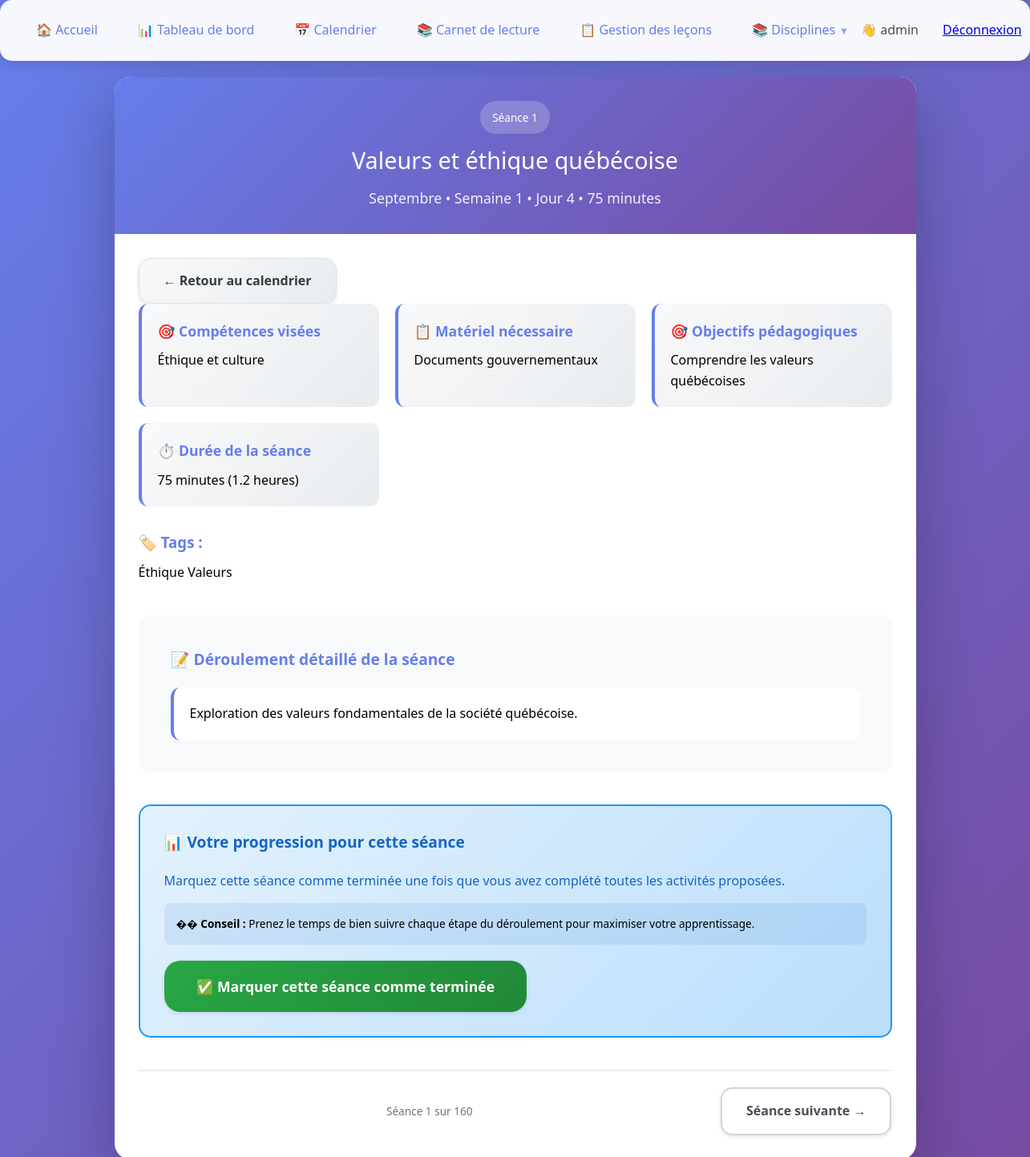
The app's page /lesson/9 (signed in) with its own data.
### tables this page shows
CREATE TABLE lessons (
                id INTEGER PRIMARY KEY AUTOINCREMENT,
                lesson_number INTEGER NOT NULL,
                month TEXT NOT NULL,
                week_number INTEGER NOT NULL,
                day_number INTEGER NOT NULL,
                title TEXT NOT NULL,
                content TEXT,
                duration INTEGER DEFAULT 75,
                competences TEXT,
                materials TEXT,
                objectives TEXT,
                tags TEXT,
                created_at TIMESTAMP DEFAULT CURRENT_TIMESTAMP,
                updated_at TIMESTAMP DEFAULT CURRENT_TIMESTAMP
            , subject TEXT DEFAULT 'français');

### app.py (the view)
@app.route('/lesson/<int:lesson_id>')
def lesson_detail(lesson_id):
    if 'user' not in session:
        return redirect(url_for('login'))
    conn = sqlite3.connect(DB_FILE)
    c = conn.cursor()
    c.execute("SELECT * FROM lessons WHERE id=?", (lesson_id,))
    lesson = c.fetchone()
    progress = None
    if 'user_id' in session:
        c.execute("SELECT * FROM student_progress WHERE user_id=? AND lesson_id=?",
                  (session['user_id'], lesson_id))
        progress = c.fetchone()
    conn.close()
    if not lesson:
        flash("Leçon non trouvée", 'error')
        return redirect(url_for('calendar'))
    return render_template('lesson_detail.html', lesson=lesson, progress=progress)

### templates/lesson_detail.html (shortened to what this page needs)
<!DOCTYPE html>
<html lang="fr">
<head>
    <link rel="stylesheet" href="{{ url_for('static', filename='css/base/variables.css') }}">
    <link rel="stylesheet" href="{{ url_for('static', filename='css/base/reset.css') }}">
    <link rel="stylesheet" href="{{ url_for('static', filename='css/components/navigation.css') }}">
    <link rel="stylesheet" href="{{ url_for('static', filename='css/components/cards.css') }}">
    <link rel="stylesheet" href="{{ url_for('static', filename='css/components/buttons.css') }}">
    <link rel="stylesheet" href="{{ url_for('static', filename='css/components/lesson-detail.css') }}">
</head>
<body>
    {% include 'components/navigation.html' %}
    <div class="lesson-detail-container">
        <div class="lesson-detail-header">
            <div class="lesson-number-badge">Séance {{ lesson[1] }}</div>
            <div class="lesson-detail-title">{{ lesson[5] }}</div>
            <div class="lesson-meta">
                {{ lesson[2].title() }} • Semaine {{ lesson[3] }} • Jour {{ lesson[4] }} • {{ lesson[7] }} minutes
            </div>
        </div>
        <div class="lesson-detail-content">
            <a href="{{ url_for('calendar') }}" class="btn btn-secondary">← Retour au calendrier</a>
            <div class="info-grid">
                <div class="info-card">
                    <h3>🎯 Compétences visées</h3>
                    <p>{{ lesson[8] or 'Compétences selon le programme PFEQ' }}</p>
                </div>
                <div class="info-card">
                    <h3>📋 Matériel nécessaire</h3>
                    <p>{{ lesson[9] or 'Matériel standard de classe' }}</p>
                </div>
                <div class="info-card">
                    <h3>🎯 Objectifs pédagogiques</h3>
                    <p>{{ lesson[10] or 'Voir le contenu détaillé ci-dessous' }}</p>
                </div>
                <div class="info-card">
                    <h3>⏱️ Durée de la séance</h3>
                    <p>{{ lesson[7] }} minutes ({{ "%.1f"|format(lesson[7]/60) }} heures)</p>
                </div>
            </div>
            {% if lesson[11] %}
            <div class="tags-section">
                <h3 style="color: var(--primary-color); margin-bottom: var(--space-sm);">🏷️ Tags :</h3>
                {% for tag in lesson[11].split(',') %}
                    <span class="tag tag-{{ tag.strip() }}">{{ tag.strip().title() }}</span>
                {% endfor %}
            </div>
            {% endif %}
            <div class="lesson-content-section">
                <h3>📝 Déroulement détaillé de la séance</h3>
                <div style="background: var(--white); padding: var(--space-lg); border-radius: var(--radius-md); border-left: 4px solid var(--primary-color);">
                    <pre style="white-space: pre-wrap; font-family: inherit; line-height: 1.6; margin: 0;">{{ lesson[6] }}</pre>
                </div>
            </div>
            <div class="progress-section">
                <div class="progress-section-title">📊 Votre progression pour cette séance</div>
                {% if progress and progress[3] %}
                    <div class="completed-status">
                        <div style="display: flex; align-items: center; gap: var(--space-sm); margin-bottom: var(--space-sm);">
                            <span style="font-size: 1.5em;">✅</span>
                            <strong>Séance terminée !</strong>
                        </div>
                        <p>Complétée le {{ progress[5] or 'Date non disponible' }}</p>
                        {% if progress[4] %}
                            <div style="margin-top: var(--space-sm); padding-top: var(--space-sm); border-top: 1px solid #c3e6cb;">
                                <strong>Vos notes :</strong><br>
                                {{ progress[4] }}
                            </div>
                        {% endif %}
                    </div>
                {% else %}
                    <div style="margin-bottom: var(--space-lg);">
                        <p style="color: #1565c0; margin-bottom: var(--space-md);">
                            Marquez cette séance comme terminée une fois que vous avez complété toutes les activités proposées.
                        </p>
                        <div style="background: rgba(21, 101, 192, 0.1); padding: var(--space-md); border-radius: var(--radius-sm); font-size: var(--font-size-sm);">
                            <strong>�� Conseil :</strong> Prenez le temps de bien suivre chaque étape du déroulement pour maximiser votre apprentissage.
                        </div>
                    </div>
                    <form method="POST" action="{{ url_for('mark_complete', lesson_id=lesson[0]) }}" style="display: inline;">
                        <button type="submit" class="btn btn-success btn-lg">
                            ✅ Marquer cette séance comme terminée
                        </button>
                    </form>
                {% endif %}
            </div>
            <div style="display: flex; justify-content: space-between; align-items: center; margin-top: var(--space-xl); padding-top: var(--space-lg); border-top: 2px solid var(--gray-200);">
                <div style="text-align: center;">
                    <span style="color: var(--gray-500); font-size: var(--font-size-sm);">
                        Séance {{ lesson[1] }} sur 160
                    </span>
                </div>
                <div>
                    {% if lesson[1] < 160 %}
                    <a href="#" class="btn btn-outline-secondary" onclick="alert('Navigation entre séances à venir!')">
                        Séance suivante →
                    </a>
                    {% endif %}
                </div>
            </div>
        </div>
    </div>
</body>
</html>

### static/css/base/variables.css (style rules this page uses)
:root { --primary-color: #667eea; --primary-dark: #5a67d8; --secondary-color: #764ba2; --success-color: #28a745; --success-dark: #218838; --danger-color: #dc3545; --warning-color: #ffc107; --info-color: #17a2b8; --gray-100: #f8f9fa; --gray-200: #e9ecef; --gray-300: #dee2e6; --gray-400: #ced4da; --gray-500: #6c757d; --gray-600: #495057; --gray-700: #343a40; --gray-800: #212529; --white: #ffffff; --black: #000000; --gradient-main: linear-gradient(135deg, #667eea 0%, #764ba2 100%); --gradient-card: linear-gradient(135deg, #f8f9fa 0%, #e9ecef 100%); --gradient-primary: linear-gradient(135deg, var(--primary-color) 0%, var(--secondary-color) 100%); --gradient-success: linear-gradient(135deg, var(--success-color) 0%, var(--success-dark) 100%); --gradient-danger: linear-gradient(135deg, var(--danger-color) 0%, #c82333 100%); --gradient-warning: linear-gradient(135deg, var(--warning-color) 0%, #fd7e14 100%); --gradient-info: linear-gradient(135deg, var(--info-color) 0%, #20c997 100%); --space-xs: 5px; --space-sm: 10px; --space-md: 15px; --space-lg: 20px; --space-xl: 30px; --space-2xl: 40px; --space-3xl: 50px; --space-4xl: 60px; --space-5xl: 80px; --radius-sm: 8px; --radius-md: 12px; --radius-lg: 15px; --radius-xl: 20px; --radius-2xl: 25px; --radius-full: 50%; --shadow-sm: 0 2px 5px rgba(0,0,0,0.1); --shadow-md: 0 5px 15px rgba(0,0,0,0.1); --shadow-lg: 0 15px 35px rgba(0,0,0,0.1); --shadow-xl: 0 20px 60px rgba(0,0,0,0.15); --shadow-2xl: 0 25px 80px rgba(0,0,0,0.25); --font-size-xs: 0.75em; --font-size-sm: 0.85em; --font-size-md: 1em; --font-size-lg: 1.1em; --font-size-xl: 1.2em; --font-size-2xl: 1.5em; --font-size-3xl: 1.8em; --font-size-4xl: 2.5em; --font-weight-normal: 400; --font-weight-medium: 500; --font-weight-semibold: 600; --font-weight-bold: 700; --transition-fast: 0.15s ease; --transition-normal: 0.3s ease; --transition-slow: 0.8s ease; --z-index-dropdown: 50; --z-index-overlay: 100; --z-index-modal: 1000; --math-primary: #3B82F6; --math-secondary: #1E40AF; --math-gradient: linear-gradient(135deg, #3B82F6 0%, #1E40AF 100%); --math-light: #EBF4FF; --math-accent: #60A5FA; --francais-primary: #10B981; --francais-secondary: #047857; --francais-gradient: linear-gradient(135deg, #10B981 0%, #047857 100%); --francais-light: #ECFDF5; --francais-accent: #34D399; --histoire-primary: #F59E0B; --histoire-secondary: #D97706; --histoire-gradient: linear-gradient(135deg, #F59E0B 0%, #D97706 100%); --histoire-light: #FFFBEB; --histoire-accent: #FBBF24; --culture-primary: #EF4444; --culture-secondary: #DC2626; --culture-gradient: linear-gradient(135deg, #EF4444 0%, #DC2626 100%); --culture-light: #FEF2F2; --culture-accent: #F87171; --geographie-primary: #8B5CF6; --geographie-secondary: #7C3AED; --geographie-gradient: linear-gradient(135deg, #8B5CF6 0%, #7C3AED 100%); --geographie-light: #F5F3FF; --geographie-accent: #A78BFA; }

### static/css/components/buttons.css (style rules this page uses)
.btn { display: inline-flex; align-items: center; justify-content: center; gap: var(--space-sm); padding: var(--space-md) var(--space-xl); border: none; border-radius: var(--radius-lg); font-family: inherit; font-size: var(--font-size-md); font-weight: var(--font-weight-semibold); text-decoration: none; cursor: pointer; transition: all var(--transition-normal); position: relative; overflow: hidden; white-space: nowrap; user-select: none; box-shadow: var(--shadow-sm); }
.btn-lg { padding: var(--space-lg) var(--space-2xl); font-size: var(--font-size-lg); border-radius: var(--radius-xl); }
.btn-secondary { background: var(--gradient-card); color: var(--gray-700); border: 1px solid var(--gray-300); }
.btn-success { background: var(--gradient-success); color: var(--white); }
.btn-outline-secondary { background: transparent; color: var(--gray-600); border: 2px solid var(--gray-400); }

### records on screen
lessons: lesson_number "1", title "Valeurs et éthique québécoise", month "Septembre", week_number "1", day_number "4", duration "75", competences "Éthique et culture", materials "Documents gouvernementaux", objectives "Comprendre les valeurs québécoises", lesson[7]/60 "1.2", content "Exploration des valeurs fondamentales de la société québécoise."

### other values on screen
{{ session.user or name or 'Utilisateur' }} "admin"
{{ tag.strip().title() }} "Éthique" "Valeurs"
